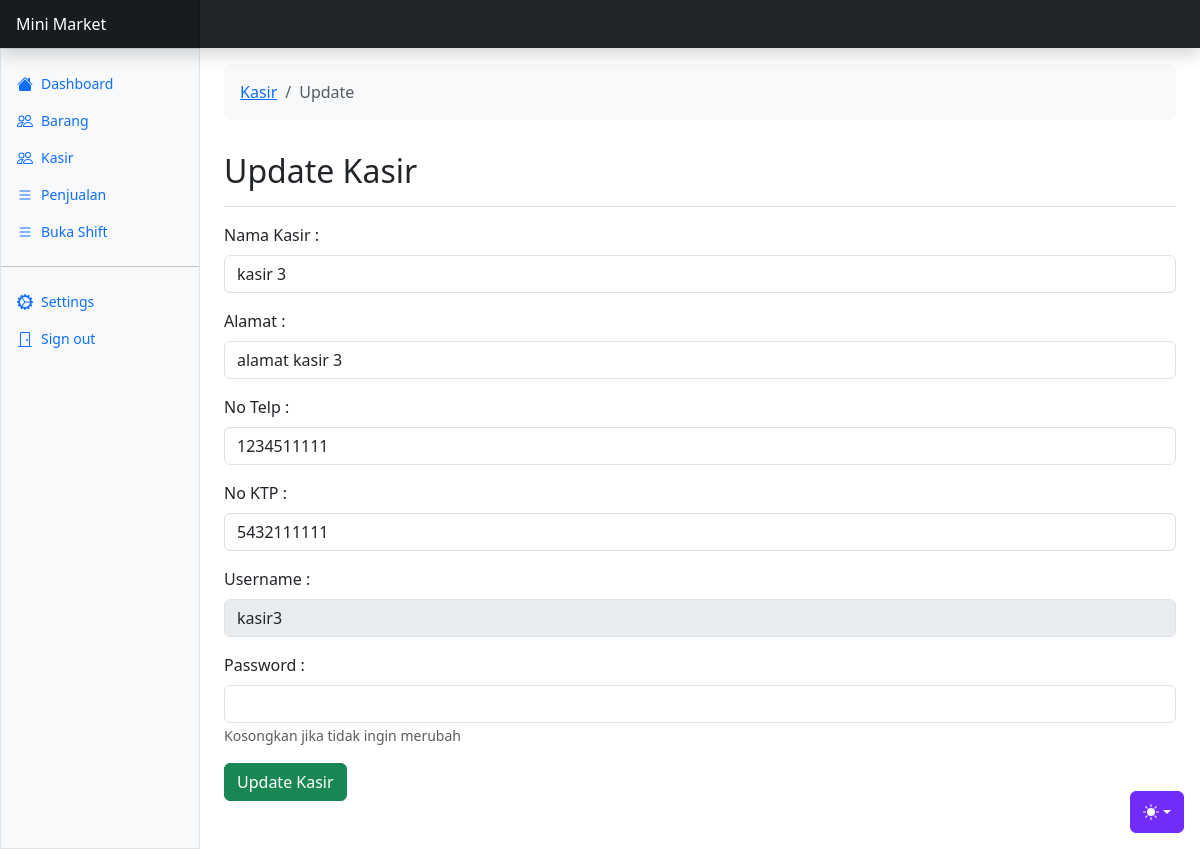
The app's page /kasir/update.php?id_kasir=4 (signed in) with its own data.
### tables this page shows
CREATE TABLE `kasir` (
  `id_kasir` int(11) NOT NULL,
  `nama_kasir` varchar(30) DEFAULT NULL,
  `alamat` varchar(100) DEFAULT NULL,
  `no_tlp` bigint(20) DEFAULT NULL,
  `no_ktp` bigint(20) DEFAULT NULL,
  `username` varchar(100) DEFAULT NULL,
  `password` varchar(255) DEFAULT NULL
);

### kasir/update.php (the view, shortened to what this page needs)
<?php
require_once '../tamplate/header.php';
?>
<?php require_once '../tamplate/sidebar.php'; ?>
<main class="col-md-9 ms-sm-auto col-lg-10 px-md-4 mt-3">
    <nav aria-label="breadcrumb">
        <ol class="breadcrumb p-3 bg-body-tertiary rounded-3">
            <li class="breadcrumb-item"><a href="<?php echo BASE_URL; ?>kasir">Kasir</a></li>
            <li class="breadcrumb-item active" aria-current="page">Update</li>
        </ol>
    </nav>
    <div class="d-flex justify-content-between flex-wrap flex-md-nowrap align-items-center pt-3 pb-2 mb-3 border-bottom">
        <h1 class="h2">Update Kasir</h1>
    </div>
<?php
$database = new Database();
$db = $database->getConnection();
if ($_SERVER["REQUEST_METHOD"] == "POST") {
    $id_kasir = $_POST['id_kasir'];
    $nama_kasir = $_POST['nama_kasir'];
    $alamat = $_POST['alamat'];
    $no_tlp = $_POST['no_tlp'];
    $no_ktp = $_POST['no_ktp'];
    $username = $_POST['username'];
    $password = !empty($_POST['password']) ? password_hash($_POST['password'], PASSWORD_BCRYPT) : null;
    if ($password) {
        $query = "UPDATE kasir SET nama_kasir=?, alamat=?, no_tlp=?, no_ktp=?, username=?, password=? WHERE id_kasir=?";
        $stmt = $db->prepare($query);
        $stmt->bind_param("ssssssi", $nama_kasir, $alamat, $no_tlp, $no_ktp, $username, $password, $id_kasir);
    } else {
        $query = "UPDATE kasir SET nama_kasir=?, alamat=?, no_tlp=?, no_ktp=?, username=? WHERE id_kasir=?";
        $stmt = $db->prepare($query);
        $stmt->bind_param("sssssi", $nama_kasir, $alamat, $no_tlp, $no_ktp, $username, $id_kasir);
    }
    if ($stmt->execute()) {
        echo "<script>alert('Kasir berhasil diupdate.');</script>";
        echo "<script>window.location.href = 'http://localhost/minimarket/kasir/';</script>";
    } else {
        echo "Gagal mengupdate pengguna.";
    }
} else {
    $id_kasir = $_GET['id_kasir'];
    $query = "SELECT * FROM kasir WHERE id_kasir=?";
    $stmt = $db->prepare($query);
    $stmt->bind_param("i", $id_kasir);
    $stmt->execute();
    $result = $stmt->get_result();
    $row = $result->fetch_assoc();
?>
<form method="post" action="">
    <div class="mb-3">
        <label for="nama_kasir" class="form-label">Nama Kasir :</label>
        <input type="text" class="form-control" id="nama_kasir" name="nama_kasir" value="<?php echo $row['nama_kasir']; ?>" required>
    </div>
    <div class="mb-3">
        <label for="alamat" class="form-label">Alamat :</label>
        <input type="text" class="form-control" id="alamat" name="alamat" value="<?php echo $row['alamat']; ?>" required>
    </div>
    <div class="mb-3">
        <label for="no_tlp" class="form-label">No Telp :</label>
        <input type="text" class="form-control" id="no_tlp" name="no_tlp" value="<?php echo $row['no_tlp']; ?>" required>
    </div>
    <div class="mb-3">
        <label for="no_ktp" class="form-label">No KTP :</label>
        <input type="text" class="form-control" id="no_ktp" name="no_ktp" value="<?php echo $row['no_ktp']; ?>" required>
    </div>
    <div class="mb-3">
        <label for="username" class="form-label">Username :</label>
        <input type="text" class="form-control" id="username" name="username" value="<?php echo $row['username']; ?>" disabled>
    </div>
    <div class="mb-3">
        <label for="password" class="form-label">Password :</label>
        <input type="password" class="form-control" id="password" name="password" value="">
        <small id="password" class="form-text text-muted">Kosongkan jika tidak ingin merubah</small>
    </div>
    <input type="submit" value="Update Kasir" class="btn btn-success">
</form>
<br>
<br>
<?php
}
?>
</main>
</div>
</div>
<?php
require_once '../tamplate/footer.php';
?>

### records on screen
kasir: nama_kasir "kasir 3", alamat "alamat kasir 3", no_tlp "1234511111", no_ktp "5432111111", username "kasir3"
